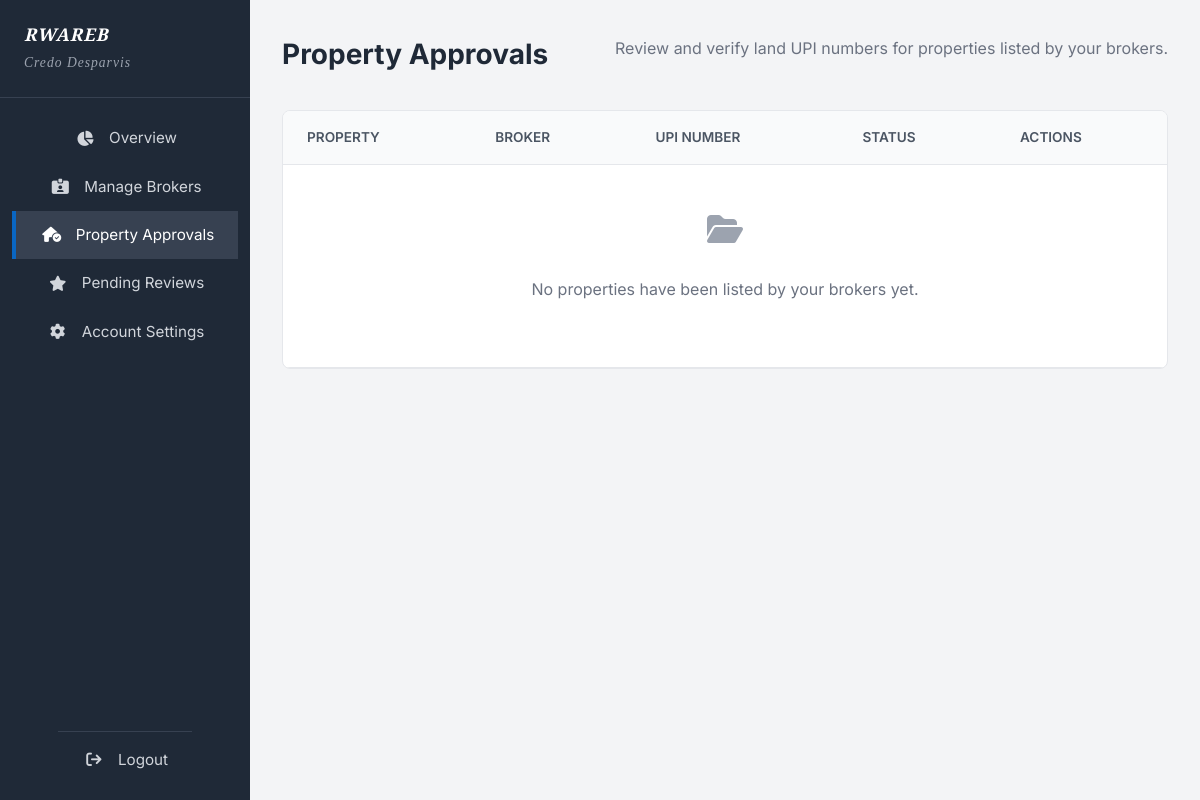
The page /assocdash/properties (signed in) on the database its author committed.
### models.py (models this page shows)
class Organization(db.Model):
    __tablename__ = 'organizations'
    id = db.Column(db.String(36), primary_key=True, default=generate_uuid)
    name = db.Column(db.String(150), unique=True, nullable=False)
    registration_number = db.Column(db.String(100), unique=True, nullable=False)
    email = db.Column(db.String(150), nullable=False)
    phone = db.Column(db.String(30), nullable=False)
    address = db.Column(db.Text, nullable=True)
    status = db.Column(db.String(20), default='Active')  # 'Active' or 'Suspended'
    created_by = db.Column(db.String(36), db.ForeignKey('super_admins.id'), nullable=False)
    created_at = db.Column(db.DateTime, default=datetime.utcnow)
    updated_at = db.Column(db.DateTime, default=datetime.utcnow, onupdate=datetime.utcnow)
    admins = db.relationship('AssociationAdmin', backref='organization', lazy=True)

class AssociationAdmin(db.Model):
    __tablename__ = 'association_admins'
    id = db.Column(db.String(36), primary_key=True, default=generate_uuid)
    full_name = db.Column(db.String(100), nullable=False)
    email = db.Column(db.String(150), unique=True, nullable=False)
    password_hash = db.Column(db.Text, nullable=False)
    organization_id = db.Column(db.String(36), db.ForeignKey('organizations.id'), nullable=False)
    account_status = db.Column(db.String(20), default='Active')  # 'Active' or 'Revoked'
    approved_at = db.Column(db.DateTime, nullable=True)
    created_by = db.Column(db.String(36), db.ForeignKey('super_admins.id'), nullable=False)
    created_at = db.Column(db.DateTime, default=datetime.utcnow)
    updated_at = db.Column(db.DateTime, default=datetime.utcnow, onupdate=datetime.utcnow)
    wallet_address = db.Column(db.String(100), nullable=True)

### association.py (the view)
@association.route('/assocdash/properties')
@assoc_login_required
def manage_properties():
    admin = AssociationAdmin.query.get(session['assoc_admin_id'])
    org_brokers = Broker.query.filter_by(organization_id=admin.organization_id).all()
    broker_ids = [broker.id for broker in org_brokers]
    if broker_ids:
        properties = Property.query.filter(Property.broker_id.in_(broker_ids)).order_by(Property.created_at.desc()).all()
    else:
        properties = []
    return render_template('assoc_properties.html', admin=admin, properties=properties)

### association.py (called while the page is built)
def assoc_login_required(f):
    @wraps(f)
    def decorated_function(*args, **kwargs):
        if 'assoc_admin_id' not in session:
            return redirect(url_for('landing.login_portal'))
        return f(*args, **kwargs)
    return decorated_function

### templates/assoc_properties.html (shortened to what this page needs)
{% extends "assoc_base.html" %}
{% block content %}
<div class="admin-header">
    <h1>Property Approvals</h1>
    <p style="color: var(--text-muted); margin-top: 0.25rem;">Review and verify land UPI numbers for properties listed by your brokers.</p>
</div>
<div class="table-container">
    <table class="property-table">
        <thead>
            <tr>
                <th>Property</th>
                <th>Broker</th>
                <th>UPI Number</th>
                <th>Status</th>
                <th>Actions</th>
            </tr>
        </thead>
        <tbody>
            {% if properties %}
                {% for property in properties %}
                <tr>
                    <td>
                        <div style="display: flex; align-items: center; gap: 1rem;">
                            {% if property.images %}
                                <img src="{{ property.images[0].image_url }}" alt="Thumbnail" class="thumbnail">
                            {% else %}
                                <div class="thumbnail" style="display:flex; align-items:center; justify-content:center; color:#9CA3AF;"><i class="fa-solid fa-image"></i></div>
                            {% endif %}
                            <div>
                                <strong style="display: block; font-size: 0.95rem;">{{ property.title }}</strong>
                                <span style="font-size: 0.85rem; color: #6B7280;">{{ property.location }} &bull; {{ property.listing_type }}</span>
                            </div>
                        </div>
                    </td>
                    <td>
                        <strong style="display: block; font-size: 0.9rem;">{{ property.broker.full_name }}</strong>
                        <span style="font-size: 0.8rem; color: #6B7280; font-family: monospace;">{{ property.broker.license_number }}</span>
                    </td>
                    <td style="font-family: monospace; font-weight: 600; font-size: 1rem; color: #0A66C2;">
                        {{ property.upi_number or 'N/A' }}
                    </td>
                    <td>
                        <span class="badge {{ property.verification_status|lower }}">{{ property.verification_status }}</span>
                    </td>
                    <td>
                        <a href="{{ url_for('association.review_property', property_id=property.id) }}" class="btn-review">
                            <i class="fa-solid fa-magnifying-glass"></i> Review
                        </a>
                    </td>
                </tr>
                {% endfor %}
            {% else %}
                <tr>
                    <td colspan="5" style="text-align: center; padding: 3rem 1rem; color: #6B7280;">
                        <i class="fa-solid fa-folder-open" style="font-size: 2rem; margin-bottom: 1rem; color: #9CA3AF;"></i>
                        <p>No properties have been listed by your brokers yet.</p>
                    </td>
                </tr>
            {% endif %}
        </tbody>
    </table>
</div>
{% endblock %}

### templates/assoc_base.html (shortened to what this page needs)
<!DOCTYPE html>
<html lang="en">
<head>
    <link rel="stylesheet" href="https://cdnjs.cloudflare.com/ajax/libs/font-awesome/6.4.0/css/all.min.css">
    <link rel="stylesheet" href="{{ url_for('static', filename='css/style.css') }}">
    <link rel="stylesheet" href="{{ url_for('static', filename='css/admin_style.css') }}">
</head>
<body>
    <div class="admin-layout">
        <aside class="admin-sidebar" style="background-color: #1F2937;">
            <div class="logo" style="padding: 1.5rem; border-bottom: 1px solid #374151;">
                <span style="display: block; font-size: 1.1rem; font-weight: bold; line-height: 1.2; color: white;">{{
                    current_admin.organization.name }}</span>
                <span
                    style="display: block; font-size: 0.85rem; color: #9CA3AF; font-weight: normal; margin-top: 0.4rem;">{{
                    current_admin.full_name }}</span>
            </div>
            <nav class="admin-nav">
                <a href="{{ url_for('association.dashboard') }}" class="{% if request.endpoint == 'association.dashboard' %}active{% endif %}">
                    <i class="fa-solid fa-chart-pie"></i> Overview
                </a>
                <a href="{{ url_for('association.brokers') }}" class="{% if 'brokers' in request.path %}active{% endif %}">
                    <i class="fa-solid fa-id-card-clip"></i> Manage Brokers
                </a>
                <a href="{{ url_for('association.manage_properties') }}" class="{% if 'properties' in request.path %}active{% endif %}">
                    <i class="fa-solid fa-house-circle-check"></i> Property Approvals
                </a>
                <a href="{{ url_for('association.manage_reviews') }}" class="{% if 'reviews' in request.path %}active{% endif %}">
                    <i class="fa-solid fa-star"></i> Pending Reviews
                </a>
                <a href="{{ url_for('association.settings') }}" class="{% if 'settings' in request.path %}active{% endif %}">
                    <i class="fa-solid fa-gear"></i> Account Settings
                </a>
                <a href="{{ url_for('association.logout') }}" style="margin-top: auto; border-top: 1px solid #374151; padding-top: 1rem;">
                    <i class="fa-solid fa-arrow-right-from-bracket"></i> Logout
                </a>
            </nav>
        </aside>
        <main class="admin-main">
            {% block content %}{% endblock %}
        </main>
    </div>
</body>
</html>

### static/css/style.css (style rules this page uses)
:root { --bg-white: #FFFFFF; --text-dark: #1F2937; --text-muted: #6B7280; --border-grey: #E5E7EB; --hover-grey: #F3F4F6; --btn-blue: #0A66C2; --btn-blue-hover: #004182; --footer-bg: #2f426b; }
body { font-family: 'Inter', sans-serif; background-color: var(--bg-white); color: var(--text-dark); margin: 0; padding: 0; line-height: 1.6; display: flex; flex-direction: column; min-height: 100vh; }
nav { max-width: 1200px; margin: 0 auto; padding: 1rem 2rem; display: flex; justify-content: space-between; align-items: center; }
.logo { font-family: 'Playfair Display', serif; font-size: 1.5rem; font-style: italic; color: var(--text-dark); text-decoration: none; letter-spacing: 1px; font-weight: 700; }
main { max-width: 1200px; margin: 0 auto; padding: 2rem; flex: 1; }

### static/css/admin_style.css (style rules this page uses)
.admin-layout { display: flex; min-height: 100vh; background-color: var(--bg-white); }
.admin-sidebar { width: 250px; background-color: var(--text-dark); color: var(--bg-white); display: flex; flex-direction: column; }
.admin-sidebar .logo { padding: 1.5rem; color: var(--bg-white); border-bottom: 1px solid #374151; display: block; }
.admin-nav { display: flex; flex-direction: column; padding: 1rem 0; flex: 1; }
.admin-nav a { color: #D1D5DB; text-decoration: none; padding: 0.75rem 1.5rem; display: flex; align-items: center; font-size: 0.95rem; transition: background-color 0.2s, color 0.2s; }
.admin-nav a:hover, .admin-nav a.active { background-color: #374151; color: var(--bg-white); border-left: 4px solid var(--btn-blue); }
.admin-nav i { margin-right: 10px; width: 20px; text-align: center; }
.admin-main { flex: 1; background-color: var(--hover-grey); padding: 2rem; overflow-y: auto; }
.admin-header { display: flex; justify-content: space-between; align-items: center; margin-bottom: 2rem; }
.admin-header h1 { margin: 0; font-size: 1.75rem; color: var(--text-dark); }

### templates/assoc_base.html (style rules this page uses)
.admin-nav a { display: flex; align-items: center; }
.admin-nav a i { width: 24px; margin-right: 0.75rem; }

### templates/assoc_properties.html (style rules this page uses)
.table-container { background: white; border: 1px solid var(--border-grey); border-radius: 8px; overflow: hidden; margin-top: 1.5rem; }
.property-table { width: 100%; border-collapse: collapse; text-align: left; }
.property-table th { background-color: #F9FAFB; padding: 1rem 1.5rem; font-size: 0.85rem; font-weight: 600; color: #4B5563; text-transform: uppercase; border-bottom: 1px solid var(--border-grey); }
.property-table td { padding: 1rem 1.5rem; border-bottom: 1px solid var(--border-grey); vertical-align: middle; color: #111827; }

### rows shown on the page
Organization: organization.name "RWAREB"
AssociationAdmin: full_name "Credo Desparvis"
